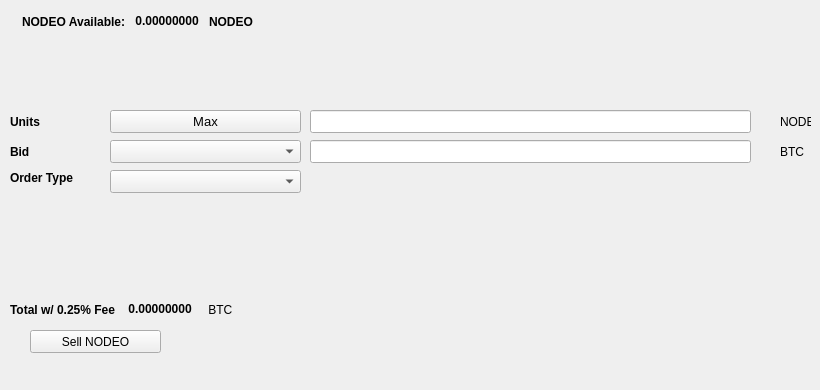
   <widget class="QWidget" name="SellTab">
    <attribute name="title">
     <string>Sell</string>
    </attribute>
    <widget class="QLabel" name="label_16">
     <property name="geometry">
      <rect>
       <x>780</x>
       <y>140</y>
       <width>31</width>
       <height>23</height>
      </rect>
     </property>
     <property name="text">
      <string>BTC</string>
     </property>
    </widget>
    <widget class="QComboBox" name="SellBidcomboBox">
     <property name="geometry">
      <rect>
       <x>110</x>
       <y>140</y>
       <width>191</width>
       <height>23</height>
      </rect>
     </property>
     <property name="font">
      <font>
       <pointsize>10</pointsize>
      </font>
     </property>
    </widget>
    <widget class="QLabel" name="label_18">
     <property name="geometry">
      <rect>
       <x>10</x>
       <y>110</y>
       <width>46</width>
       <height>23</height>
      </rect>
     </property>
     <property name="font">
      <font>
       <weight>75</weight>
       <bold>true</bold>
      </font>
     </property>
     <property name="text">
      <string>Units</string>
     </property>
    </widget>
    <widget class="QPushButton" name="Sell_Max_Amount">
     <property name="geometry">
      <rect>
       <x>110</x>
       <y>110</y>
       <width>191</width>
       <height>23</height>
      </rect>
     </property>
     <property name="font">
      <font>
       <pointsize>10</pointsize>
      </font>
     </property>
     <property name="text">
      <string>Max</string>
     </property>
    </widget>
    <widget class="QLabel" name="label_20">
     <property name="geometry">
      <rect>
       <x>10</x>
       <y>170</y>
       <width>91</width>
       <height>16</height>
      </rect>
     </property>
     <property name="font">
      <font>
       <weight>75</weight>
       <bold>true</bold>
      </font>
     </property>
     <property name="text">
      <string>Order Type</string>
     </property>
    </widget>
    <widget class="QComboBox" name="SellOrdertypeCombo">
     <property name="geometry">
      <rect>
       <x>110</x>
       <y>170</y>
       <width>191</width>
       <height>23</height>
      </rect>
     </property>
     <property name="font">
      <font>
       <pointsize>10</pointsize>
      </font>
     </property>
    </widget>
    <widget class="QLabel" name="label_21">
     <property name="geometry">
      <rect>
       <x>10</x>
       <y>140</y>
       <width>46</width>
       <height>23</height>
      </rect>
     </property>
     <property name="font">
      <font>
       <weight>75</weight>
       <bold>true</bold>
      </font>
     </property>
     <property name="text">
      <string>Bid</string>
     </property>
    </widget>
    <widget class="QLabel" name="label_22">
     <property name="geometry">
      <rect>
       <x>780</x>
       <y>110</y>
       <width>31</width>
       <height>23</height>
      </rect>
     </property>
     <property name="text">
      <string>NODEO</string>
     </property>
    </widget>
    <widget class="QLineEdit" name="UnitsInputNODEO">
     <property name="geometry">
      <rect>
       <x>310</x>
       <y>110</y>
       <width>441</width>
       <height>23</height>
      </rect>
     </property>
     <property name="font">
      <font>
       <pointsize>9</pointsize>
       <weight>75</weight>
       <bold>true</bold>
      </font>
     </property>
    </widget>
    <widget class="QLineEdit" name="SellBidPriceEdit">
     <property name="geometry">
      <rect>
       <x>310</x>
       <y>140</y>
       <width>441</width>
       <height>23</height>
      </rect>
     </property>
     <property name="font">
      <font>
       <pointsize>9</pointsize>
       <weight>75</weight>
       <bold>true</bold>
      </font>
     </property>
    </widget>
    <widget class="QPushButton" name="SellNODEOBTN">
     <property name="geometry">
      <rect>
       <x>30</x>
       <y>330</y>
       <width>131</width>
       <height>23</height>
      </rect>
     </property>
     <property name="text">
      <string>Sell NODEO</string>
     </property>
     <property name="icon">
      <iconset resource="../nodeo">
       <normaloff>:/icons/bitcoin</normaloff>:/icons/bitcoin</iconset>
     </property>
    </widget>
    <widget class="QWidget" name="layoutWidget3">
     <property name="geometry">
      <rect>
       <x>22</x>
       <y>12</y>
       <width>258</width>
       <height>19</height>
      </rect>
     </property>
     <layout class="QHBoxLayout" name="horizontalLayout">
      <item>
       <widget class="QLabel" name="label232_2">
        <property name="font">
         <font>
          <weight>75</weight>
          <bold>true</bold>
         </font>
        </property>
        <property name="text">
         <string>NODEO Available:</string>
        </property>
       </widget>
      </item>
      <item>
       <widget class="QLabel" name="NODEOAvailableLabel">
        <property name="palette">
         <palette>
          <active>
           <colorrole role="WindowText">
            <brush brushstyle="SolidPattern">
             <color alpha="255">
              <red>0</red>
              <green>0</green>
              <blue>0</blue>
             </color>
            </brush>
           </colorrole>
           <colorrole role="Button">
            <brush brushstyle="SolidPattern">
             <color alpha="255">
              <red>0</red>
              <green>170</green>
              <blue>0</blue>
             </color>
            </brush>
           </colorrole>
           <colorrole role="Light">
            <brush brushstyle="SolidPattern">
             <color alpha="255">
              <red>0</red>
              <green>255</green>
              <blue>0</blue>
             </color>
            </brush>
           </colorrole>
           <colorrole role="Midlight">
            <brush brushstyle="SolidPattern">
             <color alpha="255">
              <red>0</red>
              <green>212</green>
              <blue>0</blue>
             </color>
            </brush>
           </colorrole>
           <colorrole role="Dark">
            <brush brushstyle="SolidPattern">
             <color alpha="255">
              <red>0</red>
              <green>85</green>
              <blue>0</blue>
             </color>
            </brush>
           </colorrole>
           <colorrole role="Mid">
            <brush brushstyle="SolidPattern">
             <color alpha="255">
              <red>0</red>
              <green>113</green>
              <blue>0</blue>
             </color>
            </brush>
           </colorrole>
           <colorrole role="Text">
            <brush brushstyle="SolidPattern">
             <color alpha="255">
              <red>0</red>
              <green>170</green>
              <blue>0</blue>
             </color>
            </brush>
           </colorrole>
           <colorrole role="BrightText">
            <brush brushstyle="SolidPattern">
             <color alpha="255">
              <red>255</red>
              <green>255</green>
              <blue>255</blue>
             </color>
            </brush>
           </colorrole>
           <colorrole role="ButtonText">
            <brush brushstyle="SolidPattern">
             <color alpha="255">
              <red>0</red>
              <green>0</green>
              <blue>0</blue>
             </color>
            </brush>
           </colorrole>
           <colorrole role="Base">
            <brush brushstyle="SolidPattern">
             <color alpha="255">
              <red>255</red>
              <green>255</green>
              <blue>255</blue>
             </color>
            </brush>
           </colorrole>
           <colorrole role="Window">
            <brush brushstyle="SolidPattern">
             <color alpha="255">
              <red>0</red>
              <green>170</green>
              <blue>0</blue>
             </color>
            </brush>
           </colorrole>
           <colorrole role="Shadow">
            <brush brushstyle="SolidPattern">
             <color alpha="255">
              <red>0</red>
              <green>0</green>
              <blue>0</blue>
             </color>
            </brush>
           </colorrole>
           <colorrole role="AlternateBase">
            <brush brushstyle="SolidPattern">
             <color alpha="255">
              <red>127</red>
              <green>212</green>
              <blue>127</blue>
             </color>
            </brush>
           </colorrole>
           <colorrole role="ToolTipBase">
            <brush brushstyle="SolidPattern">
             <color alpha="255">
              <red>255</red>
              <green>255</green>
              <blue>220</blue>
             </color>
            </brush>
           </colorrole>
           <colorrole role="ToolTipText">
            <brush brushstyle="SolidPattern">
             <color alpha="255">
              <red>0</red>
              <green>0</green>
              <blue>0</blue>
             </color>
            </brush>
           </colorrole>
          </active>
          <inactive>
           <colorrole role="WindowText">
            <brush brushstyle="SolidPattern">
             <color alpha="255">
              <red>0</red>
              <green>0</green>
              <blue>0</blue>
             </color>
            </brush>
           </colorrole>
           <colorrole role="Button">
            <brush brushstyle="SolidPattern">
             <color alpha="255">
              <red>0</red>
              <green>170</green>
              <blue>0</blue>
             </color>
            </brush>
           </colorrole>
           <colorrole role="Light">
            <brush brushstyle="SolidPattern">
             <color alpha="255">
              <red>0</red>
              <green>255</green>
              <blue>0</blue>
             </color>
            </brush>
           </colorrole>
           <colorrole role="Midlight">
            <brush brushstyle="SolidPattern">
             <color alpha="255">
              <red>0</red>
              <green>212</green>
              <blue>0</blue>
             </color>
            </brush>
           </colorrole>
           <colorrole role="Dark">
            <brush brushstyle="SolidPattern">
             <color alpha="255">
              <red>0</red>
              <green>85</green>
              <blue>0</blue>
             </color>
            </brush>
           </colorrole>
           <colorrole role="Mid">
            <brush brushstyle="SolidPattern">
             <color alpha="255">
              <red>0</red>
              <green>113</green>
              <blue>0</blue>
             </color>
            </brush>
           </colorrole>
           <colorrole role="Text">
            <brush brushstyle="SolidPattern">
             <color alpha="255">
              <red>0</red>
              <green>170</green>
              <blue>0</blue>
             </color>
            </brush>
           </colorrole>
           <colorrole role="BrightText">
            <brush brushstyle="SolidPattern">
             <color alpha="255">
              <red>255</red>
              <green>255</green>
              <blue>255</blue>
             </color>
            </brush>
           </colorrole>
           <colorrole role="ButtonText">
            <brush brushstyle="SolidPattern">
             <color alpha="255">
              <red>0</red>
              <green>0</green>
              <blue>0</blue>
             </color>
            </brush>
           </colorrole>
           <colorrole role="Base">
            <brush brushstyle="SolidPattern">
             <color alpha="255">
              <red>255</red>
              <green>255</green>
              <blue>255</blue>
             </color>
            </brush>
           </colorrole>
           <colorrole role="Window">
            <brush brushstyle="SolidPattern">
             <color alpha="255">
              <red>0</red>
              <green>170</green>
              <blue>0</blue>
             </color>
            </brush>
           </colorrole>
           <colorrole role="Shadow">
            <brush brushstyle="SolidPattern">
             <color alpha="255">
              <red>0</red>
              <green>0</green>
              <blue>0</blue>
             </color>
            </brush>
           </colorrole>
           <colorrole role="AlternateBase">
            <brush brushstyle="SolidPattern">
             <color alpha="255">
              <red>127</red>
              <green>212</green>
              <blue>127</blue>
             </color>
            </brush>
           </colorrole>
           <colorrole role="ToolTipBase">
            <brush brushstyle="SolidPattern">
             <color alpha="255">
              <red>255</red>
              <green>255</green>
              <blue>220</blue>
             </color>
            </brush>
           </colorrole>
           <colorrole role="ToolTipText">
            <brush brushstyle="SolidPattern">
             <color alpha="255">
              <red>0</red>
              <green>0</green>
              <blue>0</blue>
             </color>
            </brush>
           </colorrole>
          </inactive>
          <disabled>
           <colorrole role="WindowText">
            <brush brushstyle="SolidPattern">
             <color alpha="255">
              <red>0</red>
              <green>85</green>
              <blue>0</blue>
             </color>
            </brush>
           </colorrole>
           <colorrole role="Button">
            <brush brushstyle="SolidPattern">
             <color alpha="255">
              <red>0</red>
              <green>170</green>
              <blue>0</blue>
             </color>
            </brush>
           </colorrole>
           <colorrole role="Light">
            <brush brushstyle="SolidPattern">
             <color alpha="255">
              <red>0</red>
              <green>255</green>
              <blue>0</blue>
             </color>
            </brush>
           </colorrole>
           <colorrole role="Midlight">
            <brush brushstyle="SolidPattern">
             <color alpha="255">
              <red>0</red>
              <green>212</green>
              <blue>0</blue>
             </color>
            </brush>
           </colorrole>
           <colorrole role="Dark">
            <brush brushstyle="SolidPattern">
             <color alpha="255">
              <red>0</red>
              <green>85</green>
              <blue>0</blue>
             </color>
            </brush>
           </colorrole>
           <colorrole role="Mid">
            <brush brushstyle="SolidPattern">
             <color alpha="255">
              <red>0</red>
              <green>113</green>
              <blue>0</blue>
             </color>
            </brush>
           </colorrole>
           <colorrole role="Text">
            <brush brushstyle="SolidPattern">
             <color alpha="255">
              <red>0</red>
              <green>85</green>
              <blue>0</blue>
             </color>
            </brush>
           </colorrole>
           <colorrole role="BrightText">
            <brush brushstyle="SolidPattern">
             <color alpha="255">
              <red>255</red>
              <green>255</green>
              <blue>255</blue>
             </color>
            </brush>
           </colorrole>
           <colorrole role="ButtonText">
            <brush brushstyle="SolidPattern">
             <color alpha="255">
              <red>0</red>
              <green>85</green>
              <blue>0</blue>
             </color>
            </brush>
           </colorrole>
           <colorrole role="Base">
            <brush brushstyle="SolidPattern">
             <color alpha="255">
              <red>0</red>
              <green>170</green>
              <blue>0</blue>
             </color>
            </brush>
           </colorrole>
           <colorrole role="Window">
            <brush brushstyle="SolidPattern">
             <color alpha="255">
              <red>0</red>
              <green>170</green>
              <blue>0</blue>
             </color>
            </brush>
           </colorrole>
           <colorrole role="Shadow">
            <brush brushstyle="SolidPattern">
             <color alpha="255">
              <red>0</red>
              <green>0</green>
              <blue>0</blue>
             </color>
            </brush>
           </colorrole>
           <colorrole role="AlternateBase">
            <brush brushstyle="SolidPattern">
             <color alpha="255">
              <red>0</red>
              <green>170</green>
              <blue>0</blue>
             </color>
            </brush>
           </colorrole>
           <colorrole role="ToolTipBase">
            <brush brushstyle="SolidPattern">
             <color alpha="255">
              <red>255</red>
              <green>255</green>
              <blue>220</blue>
             </color>
            </brush>
           </colorrole>
           <colorrole role="ToolTipText">
            <brush brushstyle="SolidPattern">
             <color alpha="255">
              <red>0</red>
              <green>0</green>
              <blue>0</blue>
             </color>
            </brush>
           </colorrole>
          </disabled>
         </palette>
        </property>
        <property name="font">
         <font>
          <weight>75</weight>
          <bold>true</bold>
         </font>
        </property>
        <property name="text">
         <string> 0.00000000 </string>
        </property>
        <property name="textInteractionFlags">
         <set>Qt::LinksAccessibleByMouse|Qt::TextSelectableByKeyboard|Qt::TextSelectableByMouse</set>
        </property>
       </widget>
      </item>
      <item>
       <widget class="QLabel" name="labelNODEO">
        <property name="font">
         <font>
          <weight>75</weight>
          <bold>true</bold>
         </font>
        </property>
        <property name="text">
         <string>NODEO</string>
        </property>
       </widget>
      </item>
     </layout>
    </widget>
    <widget class="QWidget" name="layoutWidget">
     <property name="geometry">
      <rect>
       <x>10</x>
       <y>300</y>
       <width>268</width>
       <height>19</height>
      </rect>
     </property>
     <layout class="QHBoxLayout" name="horizontalLayout_2">
      <item>
       <widget class="QLabel" name="label_19">
        <property name="font">
         <font>
          <weight>75</weight>
          <bold>true</bold>
         </font>
        </property>
        <property name="text">
         <string>Total w/ 0.25% Fee </string>
        </property>
       </widget>
      </item>
      <item>
       <widget class="QLabel" name="SellCostLabel">
        <property name="palette">
         <palette>
          <active>
           <colorrole role="WindowText">
            <brush brushstyle="SolidPattern">
             <color alpha="255">
              <red>0</red>
              <green>0</green>
              <blue>0</blue>
             </color>
            </brush>
           </colorrole>
           <colorrole role="Button">
            <brush brushstyle="SolidPattern">
             <color alpha="255">
              <red>0</red>
              <green>170</green>
              <blue>0</blue>
             </color>
            </brush>
           </colorrole>
           <colorrole role="Light">
            <brush brushstyle="SolidPattern">
             <color alpha="255">
              <red>0</red>
              <green>255</green>
              <blue>0</blue>
             </color>
            </brush>
           </colorrole>
           <colorrole role="Midlight">
            <brush brushstyle="SolidPattern">
             <color alpha="255">
              <red>0</red>
              <green>212</green>
              <blue>0</blue>
             </color>
            </brush>
           </colorrole>
           <colorrole role="Dark">
            <brush brushstyle="SolidPattern">
             <color alpha="255">
              <red>0</red>
              <green>85</green>
              <blue>0</blue>
             </color>
            </brush>
           </colorrole>
           <colorrole role="Mid">
            <brush brushstyle="SolidPattern">
             <color alpha="255">
              <red>0</red>
              <green>113</green>
              <blue>0</blue>
             </color>
            </brush>
           </colorrole>
           <colorrole role="Text">
            <brush brushstyle="SolidPattern">
             <color alpha="255">
              <red>0</red>
              <green>170</green>
              <blue>0</blue>
             </color>
            </brush>
           </colorrole>
           <colorrole role="BrightText">
            <brush brushstyle="SolidPattern">
             <color alpha="255">
              <red>255</red>
              <green>255</green>
              <blue>255</blue>
             </color>
            </brush>
           </colorrole>
           <colorrole role="ButtonText">
            <brush brushstyle="SolidPattern">
             <color alpha="255">
              <red>0</red>
              <green>0</green>
              <blue>0</blue>
             </color>
            </brush>
           </colorrole>
           <colorrole role="Base">
            <brush brushstyle="SolidPattern">
             <color alpha="255">
              <red>255</red>
              <green>255</green>
              <blue>255</blue>
             </color>
            </brush>
           </colorrole>
           <colorrole role="Window">
            <brush brushstyle="SolidPattern">
             <color alpha="255">
              <red>0</red>
              <green>170</green>
              <blue>0</blue>
             </color>
            </brush>
           </colorrole>
           <colorrole role="Shadow">
            <brush brushstyle="SolidPattern">
             <color alpha="255">
              <red>0</red>
              <green>0</green>
              <blue>0</blue>
             </color>
            </brush>
           </colorrole>
           <colorrole role="AlternateBase">
            <brush brushstyle="SolidPattern">
             <color alpha="255">
              <red>127</red>
              <green>212</green>
              <blue>127</blue>
             </color>
            </brush>
           </colorrole>
           <colorrole role="ToolTipBase">
            <brush brushstyle="SolidPattern">
             <color alpha="255">
              <red>255</red>
              <green>255</green>
              <blue>220</blue>
             </color>
            </brush>
           </colorrole>
           <colorrole role="ToolTipText">
            <brush brushstyle="SolidPattern">
             <color alpha="255">
              <red>0</red>
              <green>0</green>
              <blue>0</blue>
             </color>
            </brush>
           </colorrole>
          </active>
          <inactive>
           <colorrole role="WindowText">
            <brush brushstyle="SolidPattern">
             <color alpha="255">
              <red>0</red>
              <green>0</green>
              <blue>0</blue>
             </color>
            </brush>
           </colorrole>
           <colorrole role="Button">
            <brush brushstyle="SolidPattern">
             <color alpha="255">
              <red>0</red>
              <green>170</green>
              <blue>0</blue>
             </color>
            </brush>
           </colorrole>
           <colorrole role="Light">
            <brush brushstyle="SolidPattern">
             <color alpha="255">
              <red>0</red>
              <green>255</green>
              <blue>0</blue>
             </color>
            </brush>
           </colorrole>
           <colorrole role="Midlight">
            <brush brushstyle="SolidPattern">
             <color alpha="255">
              <red>0</red>
              <green>212</green>
              <blue>0</blue>
             </color>
            </brush>
           </colorrole>
           <colorrole role="Dark">
            <brush brushstyle="SolidPattern">
             <color alpha="255">
              <red>0</red>
              <green>85</green>
              <blue>0</blue>
             </color>
            </brush>
           </colorrole>
           <colorrole role="Mid">
            <brush brushstyle="SolidPattern">
             <color alpha="255">
              <red>0</red>
              <green>113</green>
              <blue>0</blue>
             </color>
            </brush>
           </colorrole>
           <colorrole role="Text">
            <brush brushstyle="SolidPattern">
             <color alpha="255">
              <red>0</red>
              <green>170</green>
              <blue>0</blue>
             </color>
            </brush>
           </colorrole>
           <colorrole role="BrightText">
            <brush brushstyle="SolidPattern">
             <color alpha="255">
              <red>255</red>
              <green>255</green>
              <blue>255</blue>
             </color>
            </brush>
           </colorrole>
           <colorrole role="ButtonText">
            <brush brushstyle="SolidPattern">
             <color alpha="255">
              <red>0</red>
              <green>0</green>
              <blue>0</blue>
             </color>
            </brush>
           </colorrole>
           <colorrole role="Base">
            <brush brushstyle="SolidPattern">
             <color alpha="255">
              <red>255</red>
              <green>255</green>
              <blue>255</blue>
             </color>
            </brush>
           </colorrole>
           <colorrole role="Window">
            <brush brushstyle="SolidPattern">
             <color alpha="255">
              <red>0</red>
              <green>170</green>
              <blue>0</blue>
             </color>
            </brush>
           </colorrole>
           <colorrole role="Shadow">
            <brush brushstyle="SolidPattern">
             <color alpha="255">
              <red>0</red>
              <green>0</green>
              <blue>0</blue>
             </color>
            </brush>
           </colorrole>
           <colorrole role="AlternateBase">
            <brush brushstyle="SolidPattern">
             <color alpha="255">
              <red>127</red>
              <green>212</green>
              <blue>127</blue>
             </color>
            </brush>
           </colorrole>
           <colorrole role="ToolTipBase">
            <brush brushstyle="SolidPattern">
             <color alpha="255">
              <red>255</red>
              <green>255</green>
              <blue>220</blue>
             </color>
            </brush>
           </colorrole>
           <colorrole role="ToolTipText">
            <brush brushstyle="SolidPattern">
             <color alpha="255">
              <red>0</red>
              <green>0</green>
              <blue>0</blue>
             </color>
            </brush>
           </colorrole>
          </inactive>
          <disabled>
           <colorrole role="WindowText">
            <brush brushstyle="SolidPattern">
             <color alpha="255">
              <red>0</red>
              <green>85</green>
              <blue>0</blue>
             </color>
            </brush>
           </colorrole>
           <colorrole role="Button">
            <brush brushstyle="SolidPattern">
             <color alpha="255">
              <red>0</red>
              <green>170</green>
              <blue>0</blue>
             </color>
            </brush>
           </colorrole>
           <colorrole role="Light">
            <brush brushstyle="SolidPattern">
             <color alpha="255">
              <red>0</red>
              <green>255</green>
              <blue>0</blue>
             </color>
            </brush>
           </colorrole>
           <colorrole role="Midlight">
            <brush brushstyle="SolidPattern">
             <color alpha="255">
              <red>0</red>
              <green>212</green>
              <blue>0</blue>
             </color>
            </brush>
           </colorrole>
           <colorrole role="Dark">
            <brush brushstyle="SolidPattern">
             <color alpha="255">
              <red>0</red>
              <green>85</green>
              <blue>0</blue>
             </color>
            </brush>
           </colorrole>
           <colorrole role="Mid">
            <brush brushstyle="SolidPattern">
             <color alpha="255">
              <red>0</red>
              <green>113</green>
              <blue>0</blue>
             </color>
            </brush>
           </colorrole>
           <colorrole role="Text">
            <brush brushstyle="SolidPattern">
             <color alpha="255">
              <red>0</red>
              <green>85</green>
              <blue>0</blue>
             </color>
            </brush>
           </colorrole>
           <colorrole role="BrightText">
            <brush brushstyle="SolidPattern">
             <color alpha="255">
              <red>255</red>
              <green>255</green>
              <blue>255</blue>
             </color>
            </brush>
           </colorrole>
           <colorrole role="ButtonText">
            <brush brushstyle="SolidPattern">
             <color alpha="255">
              <red>0</red>
              <green>85</green>
              <blue>0</blue>
             </color>
            </brush>
           </colorrole>
           <colorrole role="Base">
            <brush brushstyle="SolidPattern">
             <color alpha="255">
              <red>0</red>
              <green>170</green>
              <blue>0</blue>
             </color>
            </brush>
           </colorrole>
           <colorrole role="Window">
            <brush brushstyle="SolidPattern">
             <color alpha="255">
              <red>0</red>
              <green>170</green>
              <blue>0</blue>
             </color>
            </brush>
           </colorrole>
           <colorrole role="Shadow">
            <brush brushstyle="SolidPattern">
             <color alpha="255">
              <red>0</red>
              <green>0</green>
              <blue>0</blue>
             </color>
            </brush>
           </colorrole>
           <colorrole role="AlternateBase">
            <brush brushstyle="SolidPattern">
             <color alpha="255">
              <red>0</red>
              <green>170</green>
              <blue>0</blue>
             </color>
            </brush>
           </colorrole>
           <colorrole role="ToolTipBase">
            <brush brushstyle="SolidPattern">
             <color alpha="255">
              <red>255</red>
              <green>255</green>
              <blue>220</blue>
             </color>
            </brush>
           </colorrole>
           <colorrole role="ToolTipText">
            <brush brushstyle="SolidPattern">
             <color alpha="255">
              <red>0</red>
              <green>0</green>
              <blue>0</blue>
             </color>
            </brush>
           </colorrole>
          </disabled>
         </palette>
        </property>
        <property name="font">
         <font>
          <weight>75</weight>
          <bold>true</bold>
         </font>
        </property>
        <property name="autoFillBackground">
         <bool>false</bool>
        </property>
        <property name="text">
         <string> 0.00000000</string>
        </property>
        <property name="textInteractionFlags">
         <set>Qt::LinksAccessibleByMouse|Qt::TextSelectableByMouse</set>
        </property>
       </widget>
      </item>
      <item>
       <widget class="QLabel" name="label_17">
        <property name="font">
         <font>
          <weight>50</weight>
          <bold>false</bold>
         </font>
        </property>
        <property name="text">
         <string> BTC</string>
        </property>
       </widget>
      </item>
     </layout>
    </widget>
    <widget class="QLabel" name="label_23">
     <property name="geometry">
      <rect>
       <x>460</x>
       <y>300</y>
       <width>281</width>
       <height>81</height>
      </rect>
     </property>
     <property name="text">
      <string/>
     </property>
     <property name="pixmap">
      <pixmap>:/images/bittrex</pixmap>
     </property>
    </widget>
   </widget>
